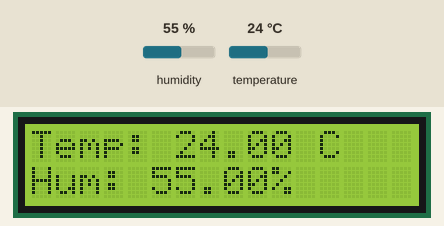
This sketch was run on a simulated Arduino Mega 2560, built with avr-gcc and run on an emulated ATmega2560. Parts: 16×2 character LCD. The test bench sets the inputs (shaded band); at power-on: humidity 55 %, temperature 24 °C. What the sketch prints to the serial monitor is not drawn.

Above: at 2.7 s.
2.8 s: humidity set to 22 %
At 4.9 s:
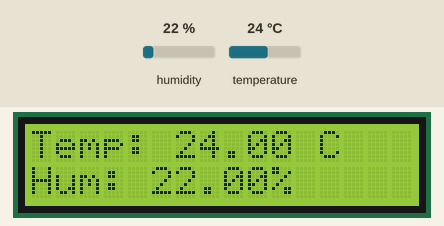
5.8 s: temperature set to 12 °C
At 7.1 s:
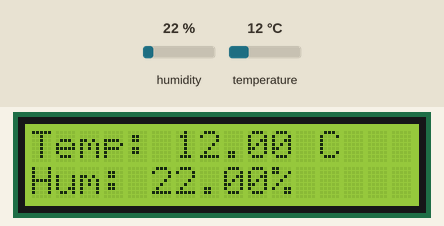
8.8 s: humidity set to 40 %
At 11.3 s:
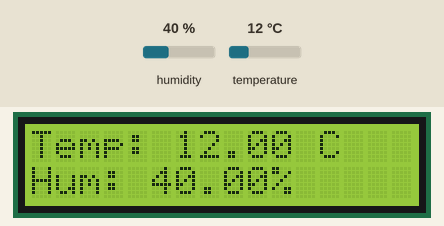
11.8 s: temperature set to 19 °C
At 13.4 s:
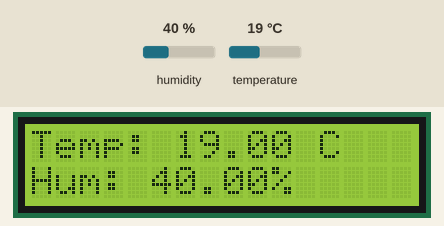
Timing chart, 0 to 14.9 s (numbered marks = the images above; inputs shaded):
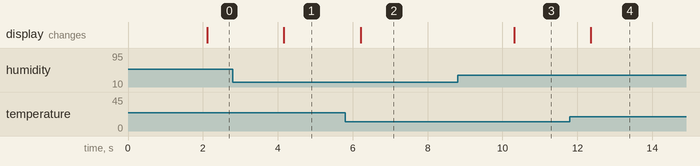

The sketch:

WeatherStation.ino
```cpp
//Interface the DHT11 Temp & Humidity sensor and display humidity and  temperature
//in Celsius on a 16x2 character LCD

//52 temp
//SDA 20
//SCA 21

#include <DHT.h>
#include <Wire.h>
#include <LiquidCrystal_I2C.h>

#define DHTPIN 31     // Digital pin connected to the DHT sensor
#define DHTTYPE DHT11   // DHT 11

// Set the LCD address to 0x27 for a 16 chars and 2 line display
LiquidCrystal_I2C lcd(0x27, 16, 2);

DHT dht(DHTPIN, DHTTYPE);

void setup() {
  // Initialize the LCD
  lcd.init();
  lcd.backlight();

  // Start serial communication
  Serial.begin(9600);

  // Initialize DHT sensor
  dht.begin();
}

void loop() {
  // Wait a few seconds between measurements.
  delay(2000);

  // Read temperature and humidity from DHT sensor
  float temperature = dht.readTemperature();
  float humidity = dht.readHumidity();

  // Check if any reads failed and exit early (to try again).
  if (isnan(temperature) || isnan(humidity)) {
    Serial.println(F("Failed to read from DHT sensor!"));
    return;
  }

  // Print temperature and humidity to serial monitor
  Serial.print(F("Temperature: "));
  Serial.print(temperature);
  Serial.print(F(" °C\t"));
  Serial.print(F("Humidity: "));
  Serial.print(humidity);
  Serial.println(F("%"));

  // Print temperature to the first line of the LCD
  lcd.setCursor(0, 0);
  lcd.print(F("Temp: "));
  lcd.print(temperature);
  lcd.print(F(" C"));

  // Print humidity to the second line of the LCD
  lcd.setCursor(0, 1);
  lcd.print(F("Hum: "));
  lcd.print(humidity);
  lcd.print(F("%"));
}
```

Measured:
- after the input at 2.8 s, the display: changes after 1.4 s (image 1)
- after the input at 5.8 s, the display: changes after 0.41 s (image 2)
- after the input at 8.8 s, the display: changes after 1.5 s (image 3)
- after the input at 11.8 s, the display: changes after 0.56 s (image 4)
